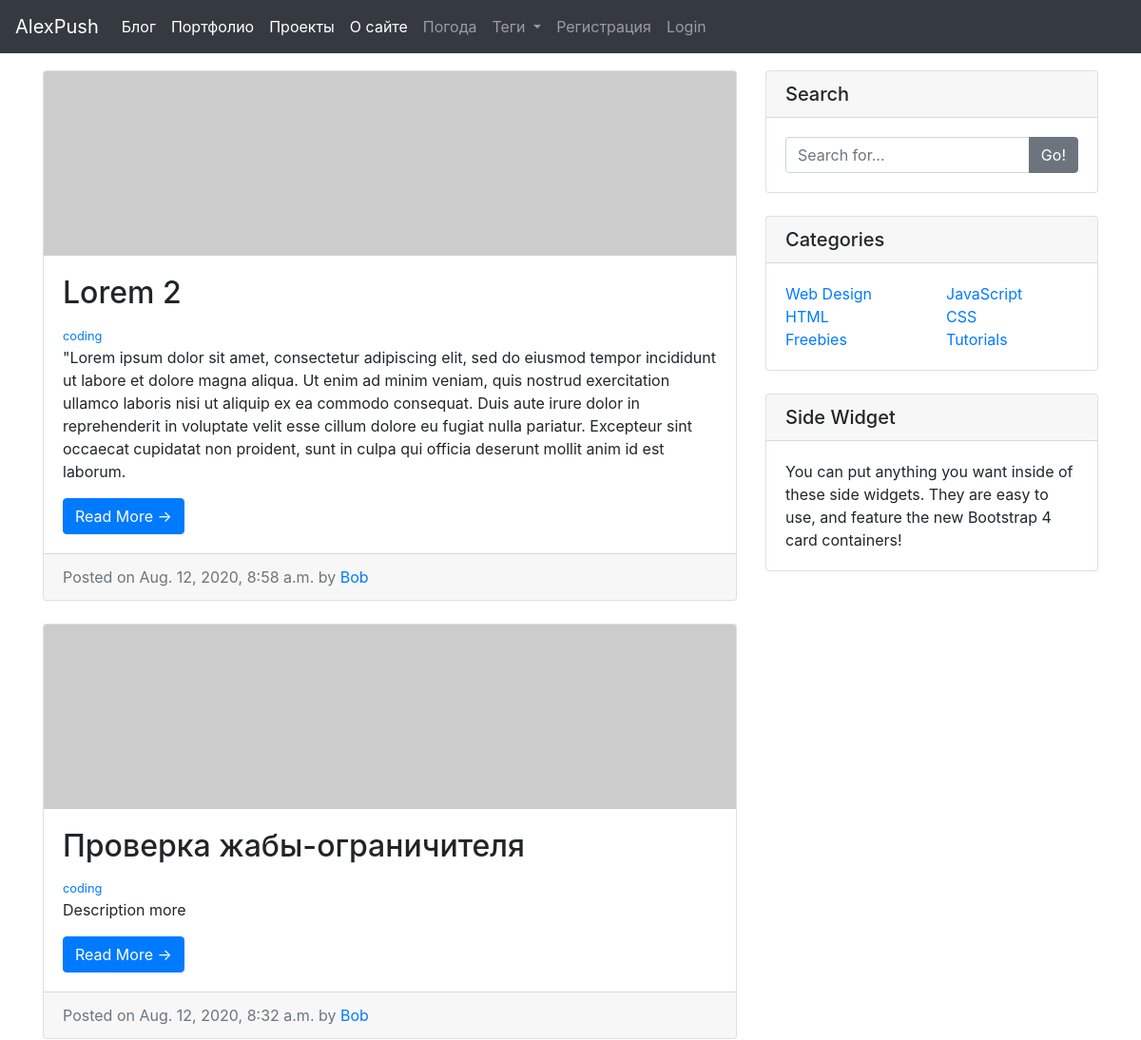
/blog/ (upper part), run on an earlier commit of the app's database.
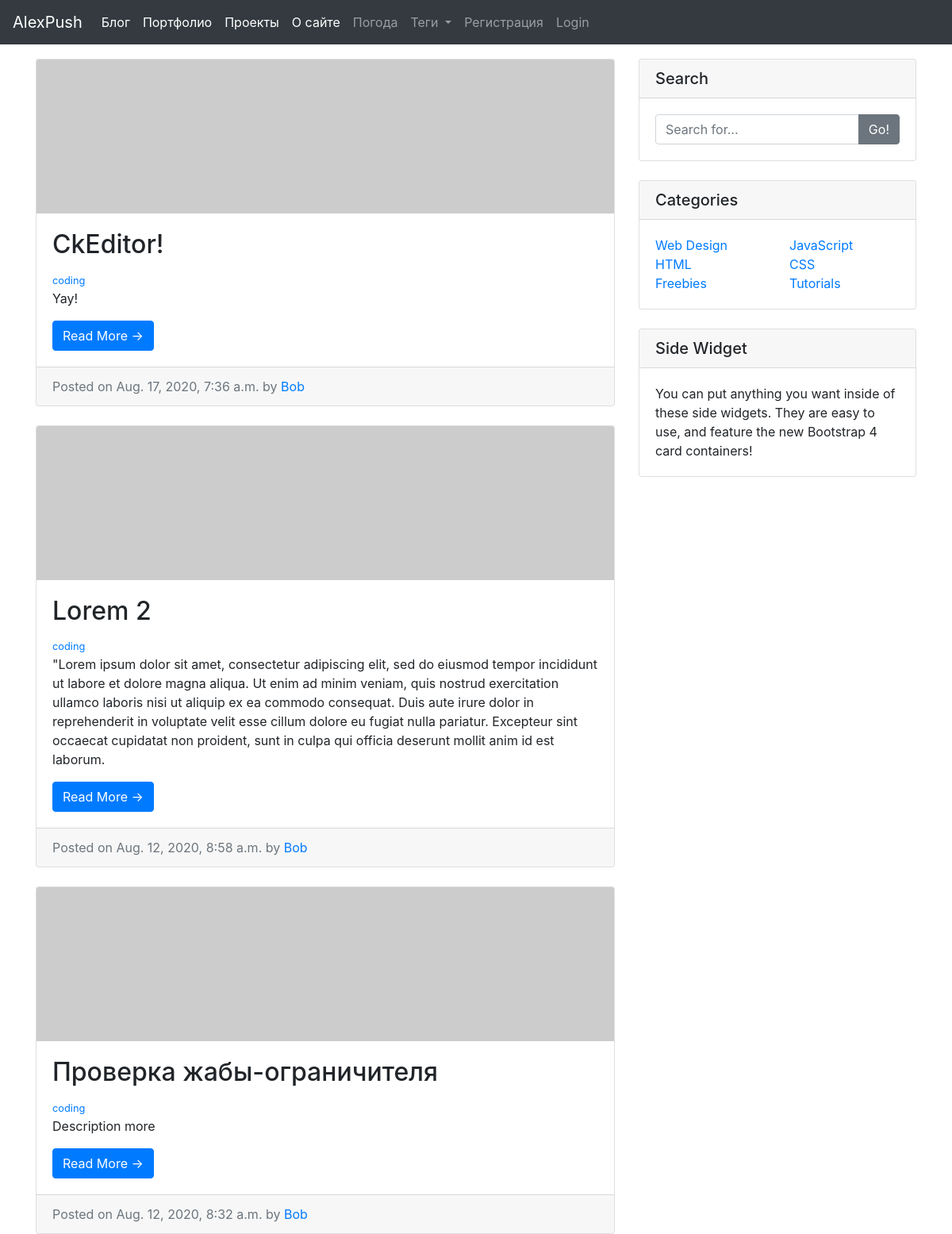
And on a later commit of the database.
### blog/models.py (models this page shows, shortened)
class Post(models.Model):
    title = models.CharField(max_length=255)
    author = models.ForeignKey(User, on_delete=models.CASCADE)
    description = models.TextField(max_length=500,null=True, blank=True)
    body = RichTextField(null=True, blank=True)
    date_created = models.DateTimeField(auto_now_add=True, null=True)
    category = models.CharField(max_length=255, default='coding')
    likes = models.ManyToManyField(User, related_name='blog_posts')

### blog/views.py (the view)
# urls.py: path('', Blog.as_view(), name='blog'),
class Blog(ListView):
    model = Post
    template_name = 'blog/blog.html'
    cats = Category.objects.all()
    ordering = ['-date_created']
    def get_context_data(self, *args, **kwargs):
        cat_menu = Category.objects.all()
        context = super(Blog, self).get_context_data(*args, **kwargs)
        context['cat_menu'] = cat_menu
        return context

### blog/models.py (called while the page is built)
    def __str__(self):
        return str(self.name)

### blog/templates/blog/blog.html (shortened to what this page needs)
{% extends 'home_pages/main.html' %}
{% block content %}
<br>
<div>
  {% for post in object_list %}
  <div class="card mb-4">
    <img class="card-img-top" src="http://placehold.it/750x200" alt="Card image cap">
    <div class="card-body">
      <h2 class="card-title">
          {{ post.title }}
      </h2>
      <a href="{% url 'category' post.category|slugify%}"><small>{{ post.category }}</small></a>
      {% if post.description %}
        <p class="card-text">{{ post.description }}</p>
      {% endif %}
      <a href="{% url 'article-detail' post.pk %}" class="btn btn-primary">Read More &rarr;</a>
    </div>
    <div class="card-footer text-muted">
      Posted on {{ post.date_created }} by
      <a href="#">{{ post.author }}</a>
    </div>
  </div>
  {% endfor %}
</div>
{% endblock %}

### home_pages/templates/home_pages/main.html (shortened to what this page needs)
{% load static %}
<!doctype html>
<html lang="ru">
  <head>
    <link rel="stylesheet" href="https://stackpath.bootstrapcdn.com/bootstrap/4.5.0/css/bootstrap.min.css">
  </head>
  <body>
    {% include 'home_pages/navbar.html' %}
    <div class="container">
      <div class="row">
        <div class="col-md-8">
          {% block content %}
          {% endblock content %}
        </div>
        <div class="col-md-4">
          {% include 'home_pages/Widget_search.html' %}
          {% include 'home_pages/Widget_categories.html' %}
          {% include 'home_pages/Widget_sidetext.html' %}
        </div>
      </div>
    </div>
  </body>
</html>

### home_pages/templates/home_pages/navbar.html (shortened to what this page needs)
{% load static %}
  <nav class="navbar navbar-expand-md navbar-dark fixed-top bg-dark">
    <a class="navbar-brand" href="{% url 'blog' %}">AlexPush</a>
    <div class="collapse navbar-collapse" id="navbarCollapse">
      <ul class="navbar-nav mr-auto">
        <li class="nav-item active">
          <a class="nav-link" href="{% url 'blog' %}">Блог<span class="sr-only">(current)</span></a>
        </li>
        <li class="nav-item active">
          <a class="nav-link" href="#">Портфолио<span class="sr-only">(current)</span></a>
        </li>
        <li class="nav-item active">
          <a class="nav-link" href="#">Проекты<span class="sr-only">(current)</span></a>
        </li>
        <li class="nav-item active">
          <a class="nav-link" href="#">О сайте<span class="sr-only">(current)</span></a>
        </li>
        <li class="nav-item">
          <a class="nav-link" href="{% url 'weather' %}">Погода</a>
        </li>
        {% if cat_menu %}
        <li class="nav-item dropdown">
        <a class="nav-link dropdown-toggle" href="#" id="navbarDropdown" role="button" data-toggle="dropdown" aria-haspopup="true" aria-expanded="false">
        Теги
        </a>
         </li>
        {% else %}
        <a class="nav-link" href="{% url 'category-list' %}">Список тегов</a>
        {% endif %}
        {% if user.is_authenticated %}
          <li class="nav-item">
          <a class="nav-link" href="{% url 'add-article' %}">Новый пост</a>
        </li>
        <li class="nav-item">
          <a class="nav-link" href="{% url 'logout' %}">Logout</a>
        </li>
        <li class="nav-item">
          <a class="nav-link" href="{% url 'edit_profile' %}">Edit Profile</a>
        </li>
        {% else %}
        <li class="nav-item">
          <a class="nav-link" href="{% url 'register' %}">Регистрация</a>
        </li>
        <li class="nav-item">
          <a class="nav-link" href="{% url 'login' %}">Login</a>
        </li>
        {% endif %}
      </ul>
    </div>
  </nav>

### home_pages/templates/home_pages/Widget_search.html
{% load static %}
<div class="card my-4">
  <h5 class="card-header">Search</h5>
  <div class="card-body">
    <div class="input-group">
      <input type="text" class="form-control" placeholder="Search for...">
      <span class="input-group-append">
        <button class="btn btn-secondary" type="button">Go!</button>
      </span>
    </div>
  </div>
</div>

### home_pages/templates/home_pages/Widget_categories.html
{% load static %}
<div class="card my-4">
  <h5 class="card-header">Categories</h5>
  <div class="card-body">
    <div class="row">
      <div class="col-lg-6">
        <ul class="list-unstyled mb-0">
          <li>
            <a href="#">Web Design</a>
          </li>
          <li>
            <a href="#">HTML</a>
          </li>
          <li>
            <a href="#">Freebies</a>
          </li>
        </ul>
      </div>
      <div class="col-lg-6">
        <ul class="list-unstyled mb-0">
          <li>
            <a href="#">JavaScript</a>
          </li>
          <li>
            <a href="#">CSS</a>
          </li>
          <li>
            <a href="#">Tutorials</a>
          </li>
        </ul>
      </div>
    </div>
  </div>
</div>

### home_pages/templates/home_pages/Widget_sidetext.html
{% load static %}
<div class="card my-4">
  <h5 class="card-header">Side Widget</h5>
  <div class="card-body">
    You can put anything you want inside of these side widgets. They are easy to use, and feature the new Bootstrap 4 card containers!
  </div>
</div>

### home_pages/templates/home_pages/footer.html (shortened to what this page needs)
{% load static %}

What changed in the data, as far as the page shows it:
added Post: title "CkEditor!", category "coding", description "Yay!", date_created "Aug. 17, 2020, 7:36 a.m.", author "Bob"
